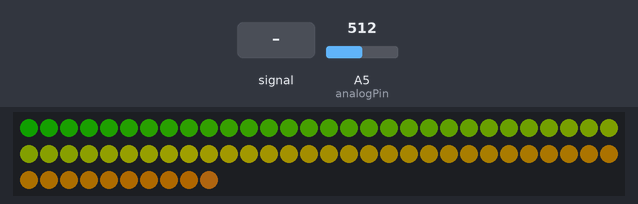
Recording of a sketch running on a simulated Arduino Uno, built with avr-gcc and run on an emulated ATmega328P. Shown: 70 RGB LEDs in strip order, left to right, continuing on the next row. Inputs (shaded band) come from the test bench; at power-on: A5 (analogPin) = 512. Dim RGB values are drawn brighter than linear.

Above: at 4.22 s.
4.3 s: A5 (analogPin) fed a 200 Hz sine of ±255 counts around its level
6.0 s: A5 (analogPin) set to 716
7.5 s: A5 (analogPin) fed a 1000 Hz sine of ±255 counts around its level
At 8.88 s:
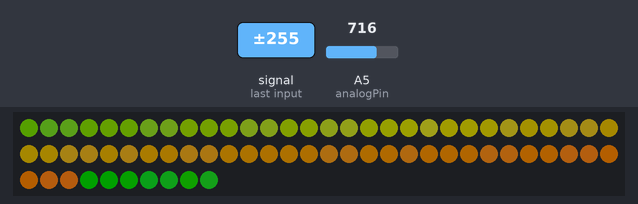
9.0 s: A5 (analogPin) set to 900
At 12.04 s:
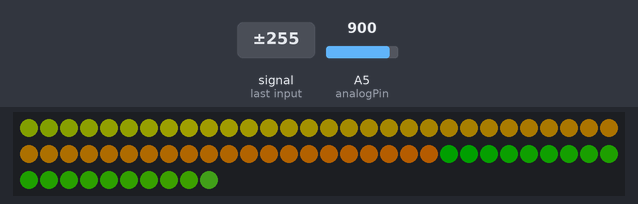

The sketch:

deadmv3.ino
```cpp
// hsv values only

#include <FastLED.h>

#define LED_PIN     5
#define NUM_LEDS    70
#define BRIGHTNESS  64
#define LED_TYPE    WS2811
CRGB leds[NUM_LEDS];

#define UPDATES_PER_SECOND 100

/*------------------------------------------------------------*/
int analogPin = A5; // pin for msgeq7 input
int strobePin = 3; // msgeq7 strobe pin for cycling through channels
int resetPin = 4; // reset pin of the msgeq7
int numberOfChannels = 7; // number of channels in msgeq7
int spectrumValue[7]; // array to store the 7 values of the 7 channels

int resetDelay = 80; // delay of resetting MSGEQ7 in microseconds
int strobeDelay_USec = 15; // delay to settle input recording in microseconds

int breakPoint = 500; // lower cut off point of output number
int counter = 0; // counter of averaging breakPoint
int sumValues = 0; // current sum of values
int minValue =  130;

float sumValueChange = 1.1; // multiply average value by this
/*------------------------------------------------------------*/


void setup() {
    delay(3000); // power-up safety delay

    FastLED.addLeds<LED_TYPE, LED_PIN>(leds, NUM_LEDS).setCorrection( TypicalLEDStrip );
    FastLED.setBrightness(BRIGHTNESS);

    Serial.begin(9600);
}


void loop() {
	static uint8_t startIndex = 0;
  startIndex = startIndex + 1; /* change for rainbow speed */

	rainbow(startIndex);
	FastLED.show();

  FastLED.delay(1000 / UPDATES_PER_SECOND);
}


void rainbow(uint8_t colorIndex){
	for( int i = 0; i < NUM_LEDS; i++) {

		leds[i] = CRGB( colorIndex, 128, 0);
		colorIndex += 3;

		msgeq7GetValues();
		msgeq7LedAdjust(i);
	}
}

/*
 * change HSV brightness based off msgeq7 input values
*/
void msgeq7LedAdjust(uint8_t i){
	if( (i==0 | i==7 | i==14  | i==20 | i==25 | i==32 | i==35 | i==37 | i==41 | i==43 | i==45 | i==50 | i==55 | i==62) & (spectrumValue[0]<breakPoint | minValue>breakPoint) ){
		leds[i] -= CRGB( 0, 0, 20 );
    }
    else if( (i==1 | i==8 | i==15 | i==21 | i==26 | i==33 | i==46 | i==51 | i==56 | i==63) & (spectrumValue[1]<breakPoint | minValue>breakPoint) ){
    	leds[i] -= CRGB( 0, 0, 20 );
    }
    else if( (i==2 | i==9 | i==16 | i==22 | i==27 | i==34 | i==47 | i==52 | i==57 | i==64) & (spectrumValue[2]<breakPoint | minValue>breakPoint) ){
    	leds[i] -= CRGB( 0, 0, 20 );
    }
    else if( (i==3 | i==10 | i==17 | i==23 | i==28 | i==53 | i==58 | i==65) & (spectrumValue[3]<breakPoint | minValue>breakPoint) ){
    	leds[i] -= CRGB( 0, 0, 20 );
    }
    else if( (i==4 | i==11 | i==18 | i==24 | i==29 | i==36 | i==38 | i==42 | i==44 | i==54 | i==59 | i==66) & (spectrumValue[4]<breakPoint | minValue>breakPoint) ){
        leds[i] -= CRGB( 0, 0, 20 );
    }
    else if( (i==5 | i==12 | i==19 | i==30 | i==39 | i==48 | i==60 | i==67) & (spectrumValue[5]<breakPoint | minValue>breakPoint) ){
     	leds[i] -= CRGB( 0, 0, 20 );
    }
    else if( (i==6 | i==13 | i==31 | i==40 | i==49 | i==61 | i==68) & (spectrumValue[6]<breakPoint | minValue>breakPoint) ){
        leds[i] -= CRGB( 0, 0, 20 );
    }
	  // else raise brightness if no thresholds met
	  else{
		  leds[i] += CRGB( 0, 0, 20 );
	  }
}

void msgeq7GetValues() {
    digitalWrite(resetPin, HIGH);
    delayMicroseconds(resetDelay);
    digitalWrite(resetPin, LOW);

    for(int i=0;i<numberOfChannels;i++){
       	// start reading channel by changing strobe to low
       	digitalWrite(strobePin,LOW);
       	// allows input to settle to get accurate reading
       	delayMicroseconds(strobeDelay_USec);
       	// read value of current pin from msgeq7
       	spectrumValue[i]=analogRead(analogPin);
       	// print out value to serial monitor

       	sumValues += spectrumValue[i];


       	if(i>numberOfChannels-2){
         	// take average of values and reset counter/sum values
         	breakPoint = (sumValues/numberOfChannels)*sumValueChange;
         	sumValues = 0;
       	}

       	// strobe pin high the low to go to next channel on msgeq7
       	digitalWrite(strobePin, HIGH);

    }

    //for(int i=0;i<numberOfChannels;i++){Serial.print(spectrumValue[i]);Serial.print(" ");}
    //Serial.println();
    //Serial.println(breakPoint);
}
```
